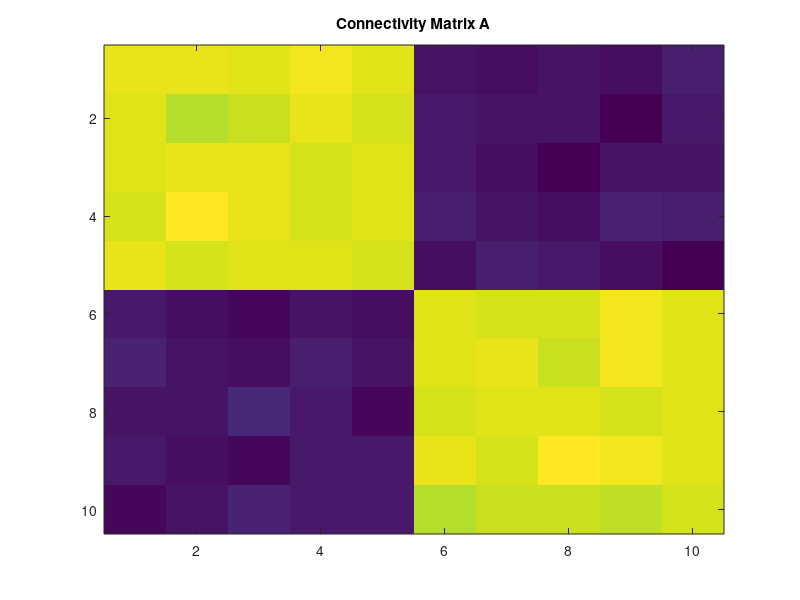

The MATLAB script that drew this image: (Note: this script raises an error after producing the figure.)

% Find Minimum Information Partition (MIP) in a multivariate autoregressive model, 
%   X^t = A*X^{t-1} + E,
% where A is a connectivity matrix and E is gaussian noise.

clear all;

%% generate data
%%%%%%%%%%%%%%%%%%%%%%%%%%%%%%%%%%%%%%%%%%%%%%%%%%%%%%%%%%%%%%%%%%%%%%%%%%%
disp('Generating data...')

%%% construct connectivity matrix %%%
N = 10; % the number of elements
A = zeros(N); % A: connectivity matrix (block structured)
n_block = 2;
for i = 1:n_block
    indices_block = ((1+(i-1)*N/n_block):i*N/n_block)';
    A(indices_block, indices_block) = 1/N;
end
A = A + 0.01*randn(N)/sqrt(N);

h_A = figure;
imagesc(A)
drawnow
title('Connectivity Matrix A')

%%% generate random gaussian time series X %%%
T = 10^6;
X = zeros(N,T);
X(:,1) = randn(N,1);
for t=2: T
    E = randn(N,1);
    X(:,t) = A*X(:,t-1) + E;
end

%% params
params.tau = 1;

%% find Minimum Information Partition (MIP)
%%%%%%%%%%%%%%%%%%%%%%%%%%%%%%%%%%%%%%%%%%%%%%%%%%%%%%%%%%%%%%%%%%%%%%%%%%%

options.type_of_dist = 'Gauss';
% type_of_dist:
%    'Gauss': Gaussian distribution
%    'discrete': discrete probability distribution

options.type_of_phi = 'star';
% type_of_phi:
%    'MI1': Multi (Mutual) information, e.g., I(X_1; X_2). (IIT1.0)
%    'MI': Multi (Mutual) information, e.g., I(X_1, Y_1; X_2, Y_2)
%    'SI': phi_H, stochastic interaction
%    'star': phi_star, based on mismatched decoding
%    'Geo': phi_G, information geometry version

%%%%%%%%%% without pre-computed covariances %%%%%%%%%%
disp('Find the MIP without pre-computed covariances')

%% Exhaustive search %%
options.type_of_MIPsearch = 'Exhaustive';

disp('Exhaustive Search...')
tic;
[Z_MIP_withoutCovs, phi_MIP_withoutCovs] = MIP_search( X, params, options);
t_Exhaustive_withoutCovs = toc;
disp(['Exhaustive Search finished. CalcTime=', num2str(t_Exhaustive_withoutCovs)] )
disp(['phi at the MIP: ', num2str(phi_MIP_withoutCovs)])
disp(['the MIP: ', num2str(Z_MIP_withoutCovs)])
disp(' ')

%% Queyranne's algorithm %%
options.type_of_MIPsearch = 'Queyranne';

disp('Queyranne''s algorithm...')
tic;
[Z_MIP_Q_withoutCovs, phi_MIP_Q_withoutCovs] = MIP_search( X, params, options );
t_Queyranne_withoutCovs = toc;
disp(['Exhaustive Search finished. CalcTime=', num2str(t_Queyranne_withoutCovs)])
disp(['phi at the MIP: ', num2str(phi_MIP_Q_withoutCovs)])
disp(['the MIP: ', num2str(Z_MIP_Q_withoutCovs)])
disp(' ')

%% Replica Exchange Markov Chain Monte Carlo (REMCMC) %%
options.type_of_MIPsearch = 'REMCMC';
options.ShowFig = 0;
options.nMCS = 100;
disp('REMCMC...')
tic;
[Z_MIP_REMCMC_withoutCovs, phi_MIP_REMCMC_withoutCovs] = MIP_search( X, params, options );
t_REMCMC_withoutCovs = toc;
disp(['REMCMC finished. CalcTime=', num2str(t_REMCMC_withoutCovs)])
disp(['phi at the estimated MIP: ', num2str(phi_MIP_REMCMC_withoutCovs)])
disp(['the estimated MIP: ', num2str(Z_MIP_REMCMC_withoutCovs)])
disp(' ')


%%%%%%%%%% with pre-computed covariances %%%%%%%%%%
% estimate covariance matrices
%   Note: If the sample size is small and the number of elements is large, the
%   empirical estimators of covariance matrices below will be very unstable.
%   see https://en.wikipedia.org/wiki/Estimation_of_covariance_matrices.
disp('Find the MIP with pre-computed covariances')

%% estimate covariance matrices
disp('Estimating probability distributions...')
probs = data_to_probs(X, params, options);

%% Exhaustive Search %%
disp('Exhaustive Search...')
tic;
[Z_MIP_with, phi_MIP_with, Zs, phis] = MIP_Exhaustive( probs, options );
t_Exhaustive_with = toc;
disp( ['Exhaustive Search finished. CalcTime=', num2str(t_Exhaustive_with)])
disp(['phi at the MIP: ', num2str(phi_MIP_with)])
disp(['the MIP: ', num2str(Z_MIP_with)])
disp(' ')

%% Queyeranne's algorithm %%%
disp('Queyranne''s algorithm...')
tic;
[Z_MIP_Q_with, phi_MIP_Q_with] = MIP_Queyranne( probs, options);
t_Queyranne_with = toc;
disp(['Queyranne''s algorithm finished. CalcTime=', num2str(t_Queyranne_with)])
disp(['phi at the estimated MIP: ', num2str(phi_MIP_Q_with)])
disp(['the estimated MIP: ', num2str(Z_MIP_Q_with)])
disp(' ')

%% Replica Exchange Markov Chain Monte Carlo (REMCMC) %%
options.ShowFig = 0;
options.nMCS = 100;
disp('REMCMC...')
tic;
[Z_MIP_REMCMC_with, phi_MIP_REMCMC_with, ...
    phi_history, State_history, Exchange_history, T_history, wasConverged, NumCalls] = ...
    MIP_REMCMC( probs, options );
t_REMCMC_with = toc;
disp(['REMCMC finished. CalcTime=', num2str(t_REMCMC_with)])
disp(['phi at the estimated MIP: ', num2str(phi_MIP_REMCMC_with)])
disp(['the estimated MIP: ', num2str(Z_MIP_REMCMC_with)])
disp(' ')
